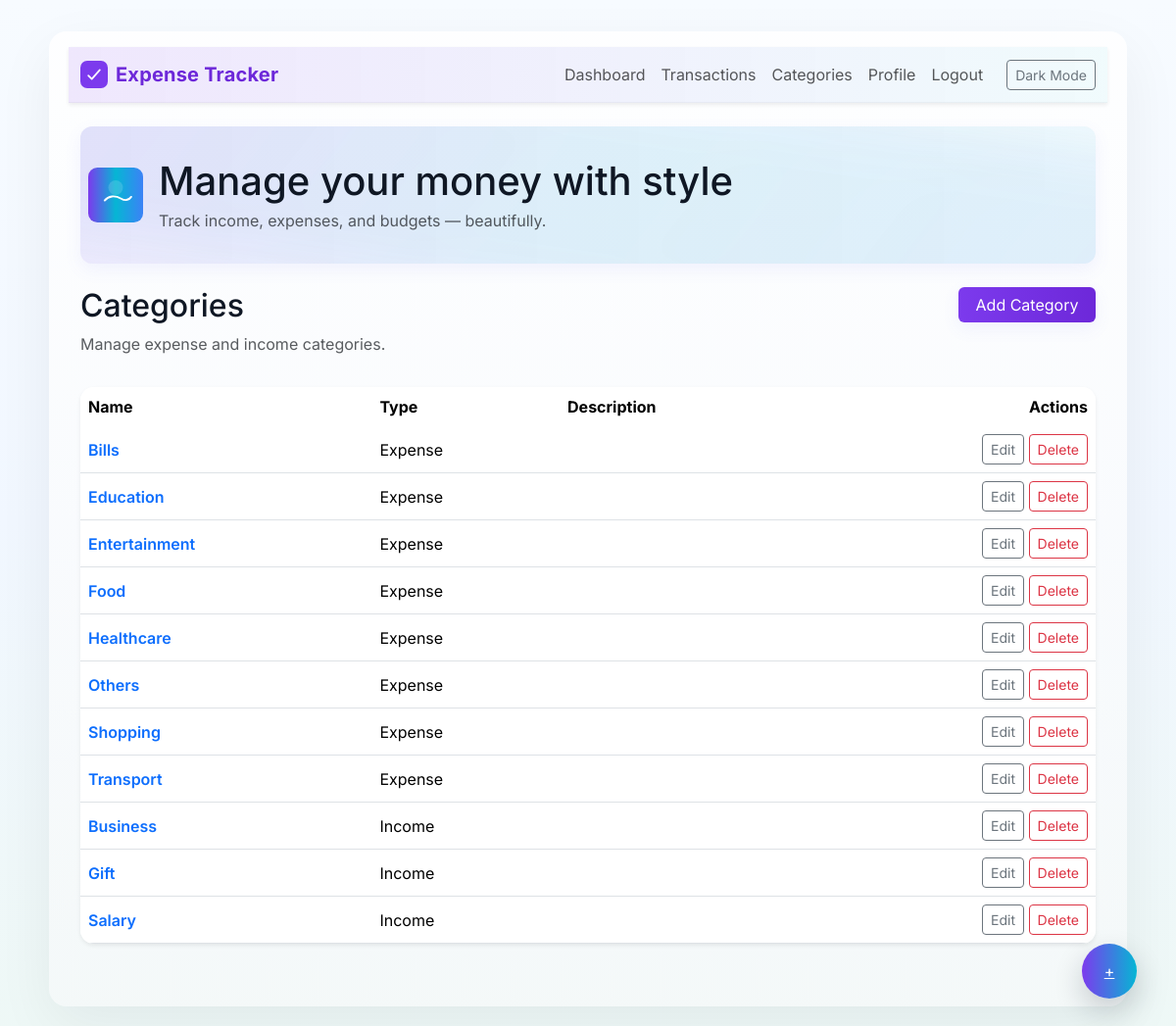
The page /categories/ (signed in) on the database its author committed.
### app/models.py (models this page shows, shortened)
class Category(models.Model):
    TRANSACTION_TYPES = [
        ('income', 'Income'),
        ('expense', 'Expense'),
    ]
    name = models.CharField(max_length=128)
    description = models.TextField(blank=True)
    category_type = models.CharField(max_length=10, choices=TRANSACTION_TYPES, default='expense')
    user = models.ForeignKey(User, on_delete=models.CASCADE, related_name='categories', null=True, blank=True)
    created_at = models.DateTimeField(auto_now_add=True)
    class Meta:
        ordering = ['category_type', 'name']
        unique_together = [['user', 'name', 'category_type']]

### app/views.py (the view)
# urls.py: path('categories/', views.category_list, name='category_list'),
@login_required
def category_list(request):
    categories = Category.objects.filter(Q(user=request.user) | Q(user__isnull=True)).order_by('category_type', 'name')
    return render(request, 'app/category_list.html', {'categories': categories})

### templates/app/category_list.html (shortened to what this page needs)
{% extends 'app/base.html' %}
{% block content %}
<div class="d-flex flex-column flex-md-row justify-content-between align-items-start mb-3 gap-2">
    <div>
        <h2>Categories</h2>
        <p class="text-muted">Manage expense and income categories.</p>
    </div>
    <div class="btn-group">
        <a class="btn btn-primary" href="{% url 'category_create' %}">Add Category</a>
    </div>
</div>
<div class="card shadow-sm">
    <div class="table-responsive">
        <table class="table table-hover align-middle mb-0">
            <thead>
                <tr>
                    <th>Name</th>
                    <th>Type</th>
                    <th>Description</th>
                    <th class="text-end">Actions</th>
                </tr>
            </thead>
            <tbody>
                {% for category in categories %}
                    <tr>
                        <td>
                            <a class="text-decoration-none fw-semibold" href="{% url 'category_entries' category.pk %}">
                                {{ category.name }}
                            </a>
                        </td>
                        <td>{{ category.get_category_type_display }}</td>
                        <td>{{ category.description|truncatechars:50 }}</td>
                        <td class="text-end">
                            {% if category.user == request.user %}
                                <a class="btn btn-sm btn-outline-secondary" href="{% url 'category_update' category.pk %}">Edit</a>
                                <a class="btn btn-sm btn-outline-danger" href="{% url 'category_delete' category.pk %}">Delete</a>
                            {% else %}
                                <span class="badge bg-secondary">Default</span>
                            {% endif %}
                        </td>
                    </tr>
                {% empty %}
                    <tr><td colspan="4">No categories available yet.</td></tr>
                {% endfor %}
            </tbody>
        </table>
    </div>
</div>
{% endblock %}

### templates/app/base.html (shortened to what this page needs)
{% load static %}
<!DOCTYPE html>
<html lang="en">
<head>
    <link href="https://cdn.jsdelivr.net/npm/bootstrap@5.3.2/dist/css/bootstrap.min.css" rel="stylesheet">
    <link rel="stylesheet" href="{% static 'app/css/styles.css' %}">
</head>
<body>
    <div class="site-shell">
    <nav class="navbar navbar-expand-lg navbar-light bg-white shadow-sm">
        <div class="container">
            <a class="navbar-brand d-flex align-items-center" href="{% url 'dashboard' %}">
                <svg width="28" height="28" viewBox="0 0 24 24" fill="none" class="me-2" xmlns="http://www.w3.org/2000/svg"><rect width="24" height="24" rx="6" fill="#7c3aed"/><path d="M7 13l3 3 7-8" stroke="#fff" stroke-width="1.5" stroke-linecap="round" stroke-linejoin="round"/></svg>
                <span>Expense Tracker</span>
            </a>
            <div class="collapse navbar-collapse" id="navbarNav">
                <ul class="navbar-nav ms-auto mb-2 mb-lg-0 align-items-center">
                    {% if request.user.is_authenticated %}
                        <li class="nav-item"><a class="nav-link" href="{% url 'dashboard' %}">Dashboard</a></li>
                        <li class="nav-item"><a class="nav-link" href="{% url 'transaction_list' %}">Transactions</a></li>
                        <li class="nav-item"><a class="nav-link" href="{% url 'category_list' %}">Categories</a></li>
                        <li class="nav-item"><a class="nav-link" href="{% url 'profile' %}">Profile</a></li>
                        <li class="nav-item"><a class="nav-link" href="{% url 'logout' %}">Logout</a></li>
                    {% else %}
                        <li class="nav-item"><a class="nav-link" href="{% url 'login' %}">Login</a></li>
                        <li class="nav-item"><a class="nav-link" href="{% url 'register' %}">Register</a></li>
                    {% endif %}
                        <li class="nav-item ms-3">
                        <button id="themeToggle" class="btn btn-outline-secondary btn-sm">Dark Mode</button>
                    </li>
                </ul>
            </div>
        </div>
    </nav>
    <div class="container mt-4">
        <div class="hero d-flex align-items-center justify-content-between">
            <div class="d-flex align-items-center gap-3">
                <img src="{% static 'app/images/logo.svg' %}" class="site-logo" alt="Logo">
                <div>
                    <h1 class="mb-1">Manage your money with style</h1>
                    <p class="text-muted mb-0">Track income, expenses, and budgets — beautifully.</p>
                </div>
            </div>
        </div>
    </div>
    <div class="container py-4">
        {% block content %}{% endblock %}
    </div>
    {% if request.user.is_authenticated %}
        <a class="fab" href="{% url 'transaction_create' %}" title="Add transaction">+</a>
    {% endif %}
</body>
</html>

### static/app/css/styles.css (style rules this page uses)
:root { color-scheme: light; --bg: linear-gradient(180deg, #f7fbff 0%, #f1f7ff 50%, #eef8f6 100%); --surface: linear-gradient(180deg, #ffffffcc, #ffffffcc); --text: #0f1724; --muted: #6c757d; --border: rgba(15,23,36,0.08); --primary-500: #7c3aed; --primary-600: #6d28d9; --accent: #06b6d4; --success: #10b981; --danger: #ef4444; --glass: rgba(255,255,255,0.6); --shadow-1: 0 6px 18px rgba(99,102,241,0.08); --shadow-2: 0 10px 30px rgba(15,23,42,0.06); }
body { background: var(--bg); color: var(--text); font-family: 'Inter', system-ui, -apple-system, 'Segoe UI', Roboto, 'Helvetica Neue', Arial; -webkit-font-smoothing: antialiased; -moz-osx-font-smoothing: grayscale; }
.card { border: none; border-radius: 14px; background: var(--surface); box-shadow: var(--shadow-2); overflow: hidden; }
.btn-primary, .btn-outline-primary { min-width: 140px; }
.btn-primary { background-image: linear-gradient(90deg, var(--primary-500), var(--primary-600)); border: none; color: white; box-shadow: var(--shadow-1); }
.navbar { background: linear-gradient(90deg, rgba(124,58,237,0.12), rgba(6,182,212,0.06)); backdrop-filter: blur(6px); border-bottom: 1px solid rgba(15,23,36,0.04); }
.navbar-brand { font-weight: 700; color: var(--primary-600) !important; letter-spacing: 0.2px; }
.table thead th { border-bottom: none; }
.hero { padding: 2rem 0.5rem; border-radius: 12px; background: linear-gradient(90deg, rgba(124,58,237,0.08), rgba(6,182,212,0.04)); box-shadow: var(--shadow-1); }
.hero { position: relative; overflow: hidden; display: flex; align-items: center; z-index: 1; }
.hero::before { content: ''; position: absolute; inset: -40%; background: linear-gradient(120deg, rgba(124,58,237,0.12), rgba(6,182,212,0.1), rgba(99,102,241,0.12)); transform: rotate(8deg); animation: floatBg 12s linear infinite; filter: blur(36px); opacity: 0.9; pointer-events: none; z-index: 0; }
.hero > * { position: relative; z-index: 2; pointer-events: auto; }
.site-shell { max-width: 1100px; margin: 2rem auto; padding: 1rem 1.25rem 2.5rem 1.25rem; border-radius: 18px; background: linear-gradient(180deg, rgba(255,255,255,0.85), rgba(248,249,250,0.6)); box-shadow: 0 20px 60px rgba(15,23,42,0.06); position: relative; z-index: 1; pointer-events: auto; }
.site-logo { width: 56px; height: 56px; }
.site-shell .fab { right: 40px; bottom: 40px; }
.fab { position: fixed; right: 24px; bottom: 24px; width: 56px; height: 56px; border-radius: 50%; display: inline-flex; align-items: center; justify-content: center; background: linear-gradient(90deg, #7c3aed, #06b6d4); color: white; box-shadow: 0 12px 30px rgba(15,23,42,0.2); border: none; }

### rows shown on the page
Category: name "Bills", category_type "Expense", shows "Edit"
Category: name "Education", category_type "Expense", shows "Edit"
Category: name "Entertainment", category_type "Expense", shows "Edit"
Category: name "Food", category_type "Expense", shows "Edit"
Category: name "Healthcare", category_type "Expense", shows "Edit"
Category: name "Others", category_type "Expense", shows "Edit"
Category: name "Shopping", category_type "Expense", shows "Edit"
Category: name "Transport", category_type "Expense", shows "Edit"
Category: name "Business", category_type "Income", shows "Edit"
Category: name "Gift", category_type "Income", shows "Edit"
Category: name "Salary", category_type "Income", shows "Edit"
